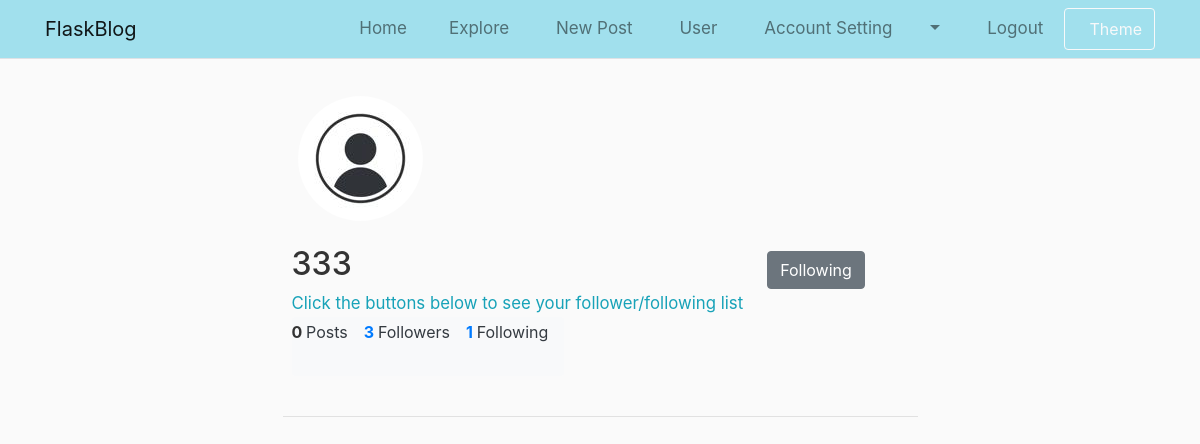
/user/333 (signed in), run on the app's committed database.
### flaskapp/models.py (models this page shows, shortened)
class User(db.Model, UserMixin):
    __tablename__ = 'users'
    uid = db.Column(db.Integer, primary_key=True)
    username = db.Column(db.String(20), unique=True, nullable=False)
    password = db.Column(db.String(32), nullable=False)
    email = db.Column(db.String(120), unique=True, nullable=False)
    image_file = db.Column(db.String(20), nullable=False,
                           default='default.jpg')
    posts = db.relationship('Post', backref='author', lazy=True)
    comments = db.relationship('Comment', backref='author', lazy=True)
    follows = db.relationship(
        'User', secondary=followers,
        primaryjoin=(followers.c.user_id == uid),
        secondaryjoin=(followers.c.follows_id == uid),
        backref=db.backref('followers', lazy='dynamic'), lazy='dynamic')
    notifs = db.relationship('Notif', backref='notif_for', lazy=True)
    notif_count = db.Column(db.Integer, default=0)
    def get_old_notifs(self):
        limit = len(self.notifs) - self.notif_count
        self.notif_count = len(self.notifs)
        db.session.commit()
        if limit == 0:
            notifs = self.notifs[-4:]
        else:
            notifs = self.notifs[-4:-limit]
        notifs.reverse()
        return notifs
    def new_notif(self):
        return len(self.notifs) > self.notif_count
    def is_following(self, user):
        notifs = self.follows.filter(followers.c.follows_id == user.uid).count()  # noqa: E501
        return notifs > 0
    def get_followers(self, user):
        return User.query.filter(User.follows.any(uid=user.uid)).all()
    def get_followers_count(self, user):
        return len(self.get_followers(user))

### flaskapp/routes.py (the view)
@app.route("/user/<string:username>")
def get_user(username):
    user = User.query.filter_by(username=username).first_or_404()
    posts = user.posts
    posts.reverse()
    return render_template("user.html", title=user.username,
                           posts=posts, user=user, get_file_url=get_file_url)

### flaskapp/helpers.py (called while the page is built)
def get_file_url(f_path):
    return f'/static/{f_path}'

### flaskapp/models.py (called while the page is built)
@login_manager.user_loader
def load_user(user_id):
    return User.query.get(int(user_id))

### flaskapp/templates/user.html (shortened to what this page needs)
{% extends "layout.html" %}
{% block content %}
<div class="col-md-12">
    <div class="row user info">
        <div class="col-md-3 align-items-center">
            <img class="pfp-img rounded-circle" src="{{ get_file_url('profile_pics/' + user.image_file) }}" alt="Profile Picture">
        </div>
        <div class="row">
            <div class="m-4">
                <h2 id="user">{{ user.username }}</h2>
                <small class="text-info" style="font-size: 1.2em;">Click the buttons below to see your follower/following list</small>
                <ul class="list-group list-group-horizontal">
                    <li class="user-info list-group-item border-0 bg-light">
                        {{ user.posts.__len__() }} <span class="text-dark font-weight-normal" href="#posts">Posts</span>
                    </li>
                    <li class="user-info list-group-item border-0 bg-light">
                        <a href="#" data-toggle="modal" data-target="#followersModal">{{ user.get_followers_count(user) }} <span class="text-dark font-weight-normal">Followers</span></a>
                    </li>
                    <li class="user-info list-group-item border-0 bg-light">
                        <a href="#" data-toggle="modal" data-target="#followingModal">{{ user.follows.count() }} <span class="text-dark font-weight-normal">Following</span></a>
                    </li>
                </ul>
            </div>
            {% if current_user.is_authenticated %}
            <div class="">
                <small class="">
                    {% if current_user.is_following(user) %}
                    <a href="{{ url_for('unfollow_user', username=user.username) }}" class="btn btn-secondary" id="flw">Following</a>
                    {% elif user != current_user %}
                    <a href="{{ url_for('follow_user', username=user.username) }}" class="btn btn-primary" id="flw">Follow</a>
                    {% endif %}
                </small>
            </div>
            {% endif %}
        </div>
    </div>
</div>
<hr>
{% endblock content %}

### flaskapp/static/css/main.css (style rules this page uses)
body { background: rgba(var(--b3f,250,250,250), 1); color: #333333; font-size: 14px; }
.pfp-img { height: 125px; width: 125px; }
#flw { margin-top: 1.9rem; }
.user-info { padding: 0.2rem 1rem 2rem 0rem; font-weight: bold; font-size: 16px; }

### data on the page
User: image_file (placeholder picture), username "333", get_followers_count "3"

### other printed values
{{ user.posts.__len__() }} "0"
{{ user.follows.count() }} "1"
